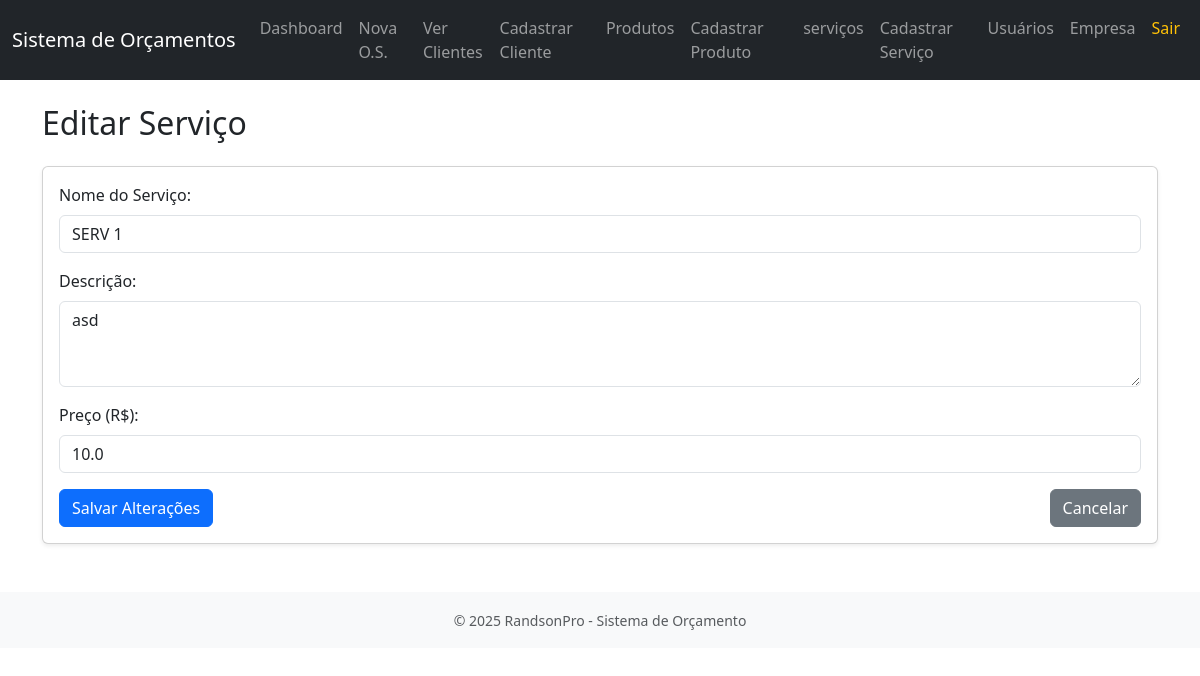
The app's page /servico/1/editar (signed in) with its own data.
### orcamento_sistema/models.py (models this page shows)
class Servico(db.Model):
    __tablename__ = 'servicos'
    id = db.Column(db.Integer, primary_key=True)
    nome = db.Column(db.String(100), nullable=False)
    descricao = db.Column(db.String(200))
    preco = db.Column(db.Float, nullable=False)

### orcamento_sistema/app.py (the view, shortened to what this page needs)
@app.route('/servico/<int:servico_id>/editar', methods=['GET', 'POST'])
@login_required
def editar_servico(servico_id):
    servico = Servico.query.get_or_404(servico_id)
    return render_template('editar_servico.html', servico=servico)

### orcamento_sistema/app.py (called while the page is built)
def login_required(f):
    @wraps(f)
    def decorated_function(*args, **kwargs):
        if 'usuario_id' not in session:
            return redirect(url_for('login'))
        return f(*args, **kwargs)
    return decorated_function

@app.context_processor
def inject_datetime():
    return {'datetime': datetime}

### orcamento_sistema/templates/editar_servico.html (shortened to what this page needs)
{% extends 'base.html' %}
{% block content %}
<h2 class="mb-4">Editar Serviço</h2>
<form method="POST" action="{{ url_for('editar_servico', servico_id=servico.id) }}">
  <div class="card shadow-sm">
    <div class="card-body">
      <div class="mb-3">
        <label for="nome" class="form-label">Nome do Serviço:</label>
        <input type="text" name="nome" id="nome" class="form-control" value="{{ servico.nome }}" required>
      </div>
      <div class="mb-3">
        <label for="descricao" class="form-label">Descrição:</label>
        <textarea name="descricao" id="descricao" class="form-control" rows="3">{{ servico.descricao }}</textarea>
      </div>
      <div class="mb-3">
        <label for="preco" class="form-label">Preço (R$):</label>
        <input type="number" step="0.01" name="preco" id="preco" class="form-control" value="{{ servico.preco }}" required>
      </div>
      <div class="d-flex justify-content-between">
        <button type="submit" class="btn btn-primary">Salvar Alterações</button>
        <a href="{{ url_for('listar_servicos') }}" class="btn btn-secondary">Cancelar</a>
      </div>
    </div>
  </div>
</form>
{% endblock %}

### records on screen
Servico: nome "SERV 1", descricao "asd", preco "10.0"
